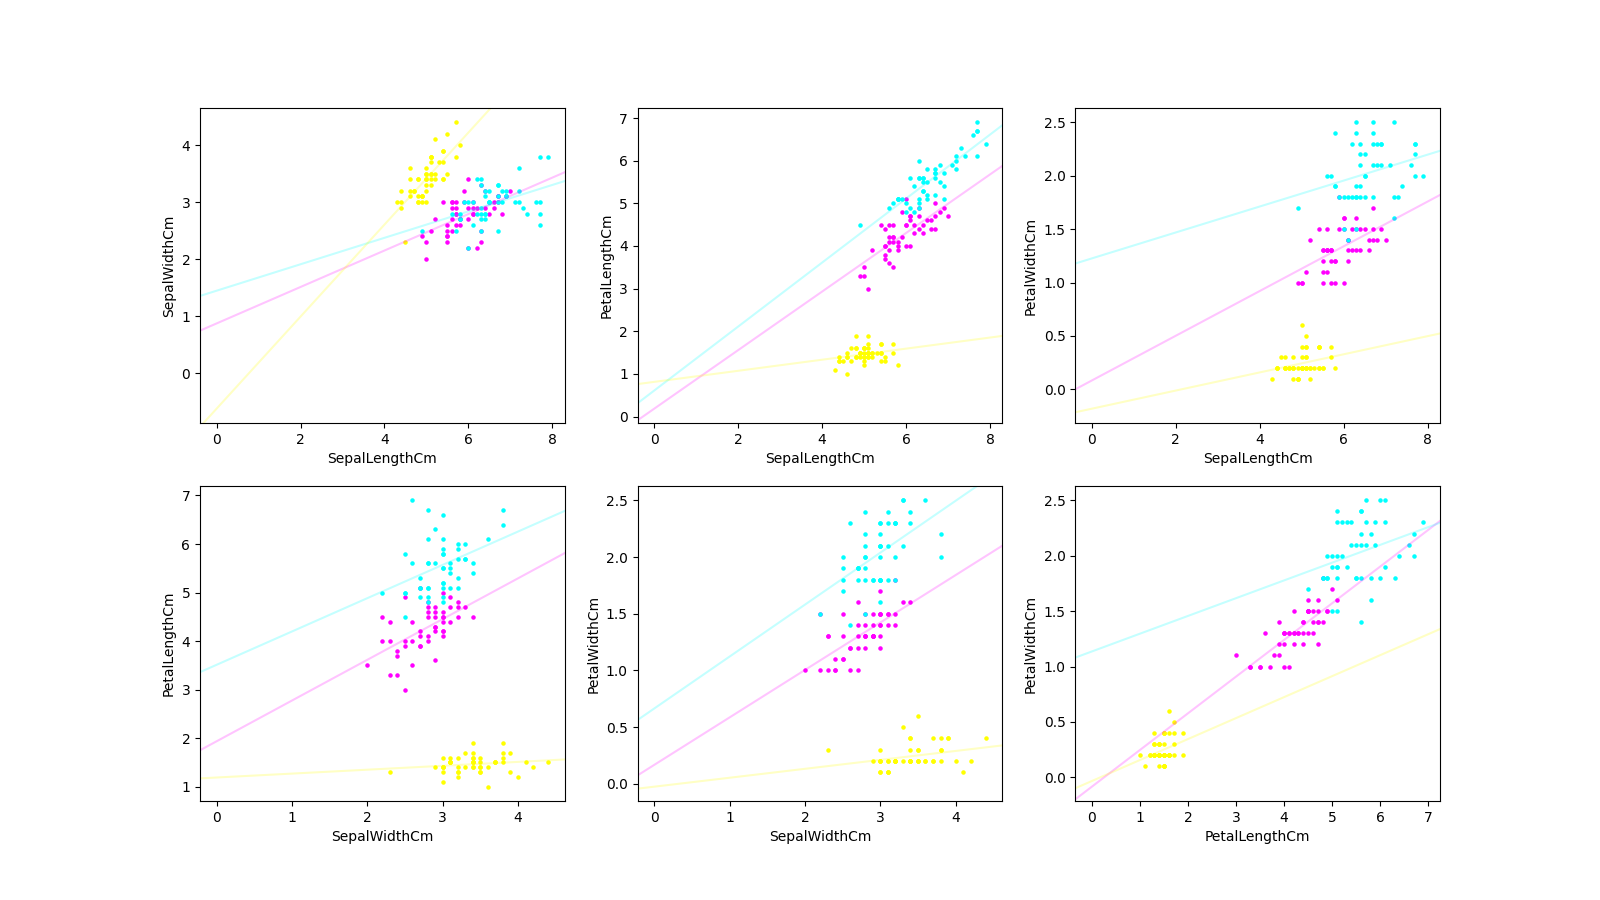

This figure's Python source:
import numpy as np
import pandas as pd
import matplotlib.pyplot as plt
import itertools

def LS(x, y):
    k = (np.mean(x*y) - np.mean(x)*np.mean(y))/(np.mean(x*x) - np.mean(x)**2)
    b = np.mean(y) - k*np.mean(x)
    return (k, b)

df = pd.read_csv("iris_data.csv")

fig = plt.figure(figsize=(16, 9), dpi = 100)
ax1 = fig.add_subplot(231)
ax2 = fig.add_subplot(232)
ax3 = fig.add_subplot(233)
ax4 = fig.add_subplot(234)
ax5 = fig.add_subplot(235)
ax6 = fig.add_subplot(236)

print("Результаты МНК")
axs = [ax1, ax2, ax3, ax4, ax5, ax6]
##{'Iris-versicolor', 'Iris-virginica', 'Iris-setosa'}
for e in zip(axs, itertools.combinations(["SepalLengthCm",  "SepalWidthCm",  "PetalLengthCm",  "PetalWidthCm"], 2)):
    e[0].set_xlabel(e[1][0])
    e[0].set_ylabel(e[1][1])
    for a in [["Iris-versicolor", "magenta"], ["Iris-virginica", "cyan"], ["Iris-setosa", "yellow"]]:
        Xs = df[df["Species"] == a[0]][e[1][0]].to_numpy()
        Ys = df[df["Species"] == a[0]][e[1][1]].to_numpy()
        e[0].scatter(Xs, Ys, color = a[1], s = 5)
        k, b = LS(Xs, Ys)
        e[0].axline((0, b), slope = k, color = a[1], alpha = 0.23, linewidth = 1.5)
        print("{}({})".format(e[1][1], e[1][0]), a[0], "k = {}, b = {}".format(k, b))


#print(set(df["Species"]))
#{'Iris-versicolor', 'Iris-virginica', 'Iris-setosa'}
#print(df[df["SepalLengthCm"] > 5].count())

plt.savefig("4.png")
plt.show()
